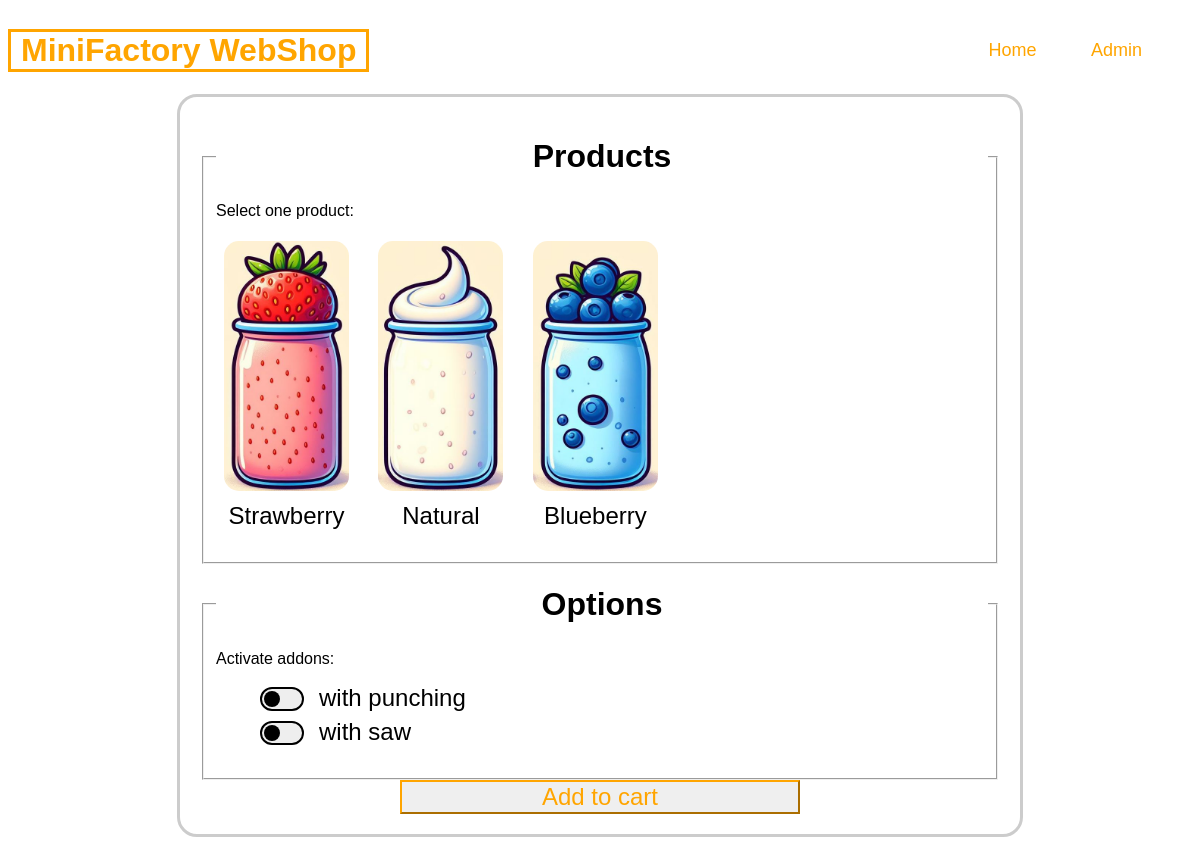
The app's page /shop/ with its own data.
### shop/models.py (models this page shows, shortened)
class Product(models.Model):
    name = models.CharField(max_length=50)
    product_color = models.CharField(max_length=5, choices=(("WHITE", "White"), ("RED", "Red"), ("BLUE", "Blue")))
    image = models.ImageField(upload_to="images/shop")

class Option(models.Model):
    display_text = models.CharField(max_length=50)
    name_int = models.CharField(max_length=50)

### shop/views.py (the view)
# urls.py: path("", views.IndexView.as_view(), name="index"),
class IndexView(generic.ListView):
    template_name = "shop/index.html"
    context_object_name = "product_list"
    model = Product
    def get_context_data(self, **kwargs: Any) -> dict[str, Any]:
        context =  super(IndexView, self).get_context_data(**kwargs)
        context["option_list"] = Option.objects.order_by('name_int')
        return context

### shop/templates/shop/index.html (shortened to what this page needs)
{% extends 'shop/base.html' %}
{% load static %}
{% block head_link %}
    <link rel="stylesheet" href="{% static 'shop/product_sel.css' %}">
{% endblock %}
{% block page_content %}
    <form action="{% url 'shop:select' %}" method="post">
        <fieldset>
            <legend><h1>Products</h1></legend>
            Select one product:
            <br>
            {% for product in product_list %}
            <ul id="product_sel">
                <li>
                    <label for="product{{ forloop.counter }}">
                        <img src="{{ product.image.url }}"  alt="{{ product.name }}">
                            {{ product.name }}
                    </label>
                </li>
            </ul>
            {% endfor %}
        </fieldset>
        <fieldset>
            <legend><h1>Options</h1></legend>
            Activate addons:
            <ul>
                {% for option in option_list %}
                <li>
                    <input type="checkbox" name="option" id="option{{ forloop.counter }}" value="{{ option.id }}">
                    <label for="option{{ forloop.counter }}">{{ option.display_text }}</label><br>
                </li>
                {% endfor %}
            </ul>
        </fieldset>
        <div style="text-align: center">
            <button class="button" type="submit">Add to cart</button>
        </div>
    </form>
{% endblock %}

### shop/static/shop/style.css (style rules this page uses)
body { font-family: "Raleway", Helvetica, sans-serif; }

### shop/static/shop/product_sel.css (style rules this page uses)
#product_sel { display: inline-block; width: 150px; height: 300px; padding: 0px; }
#product_sel label { width: 125px; text-align: center; padding: 0px; text-indent: -5px; }
label img { border: solid 5px transparent; border-radius: 20px; max-width: 100%; max-height: 100%; }
form { margin: 0 auto; max-width: 800px; padding: 20px; border: 3px solid #ccc; border-radius: 20px; }
form legend { display: inline-block; width: 100%; text-align: center; }
form li { width: 100%; display: inline-table; align-items: center; justify-content: space-around; position: relative; }
label { font: 1.5em sans-serif; padding-left: 0.5em; position: absolute; }
input[type="checkbox"] { -webkit-appearance: none; appearance: none; width: 44px; height: 24px; border-radius: 12px; border: 2px solid black; background: #eee; transition: all 0.4s; }
input[type="checkbox"]::before { width: 16px; height: 16px; border-radius: 9px; background-color: black; content: ''; position: absolute; top: 7px; left: 8px; transition: all 0.4s; }
form .button { color: orange; border-color: orange; width: 50%; font: 1.5em sans-serif; list-style: none; }

### records on screen
Product: image (picture), name "Strawberry"
Product: image (picture), name "Natural"
Product: image (picture), name "Blueberry"
Option: display_text "with punching"
Option: display_text "with saw"
